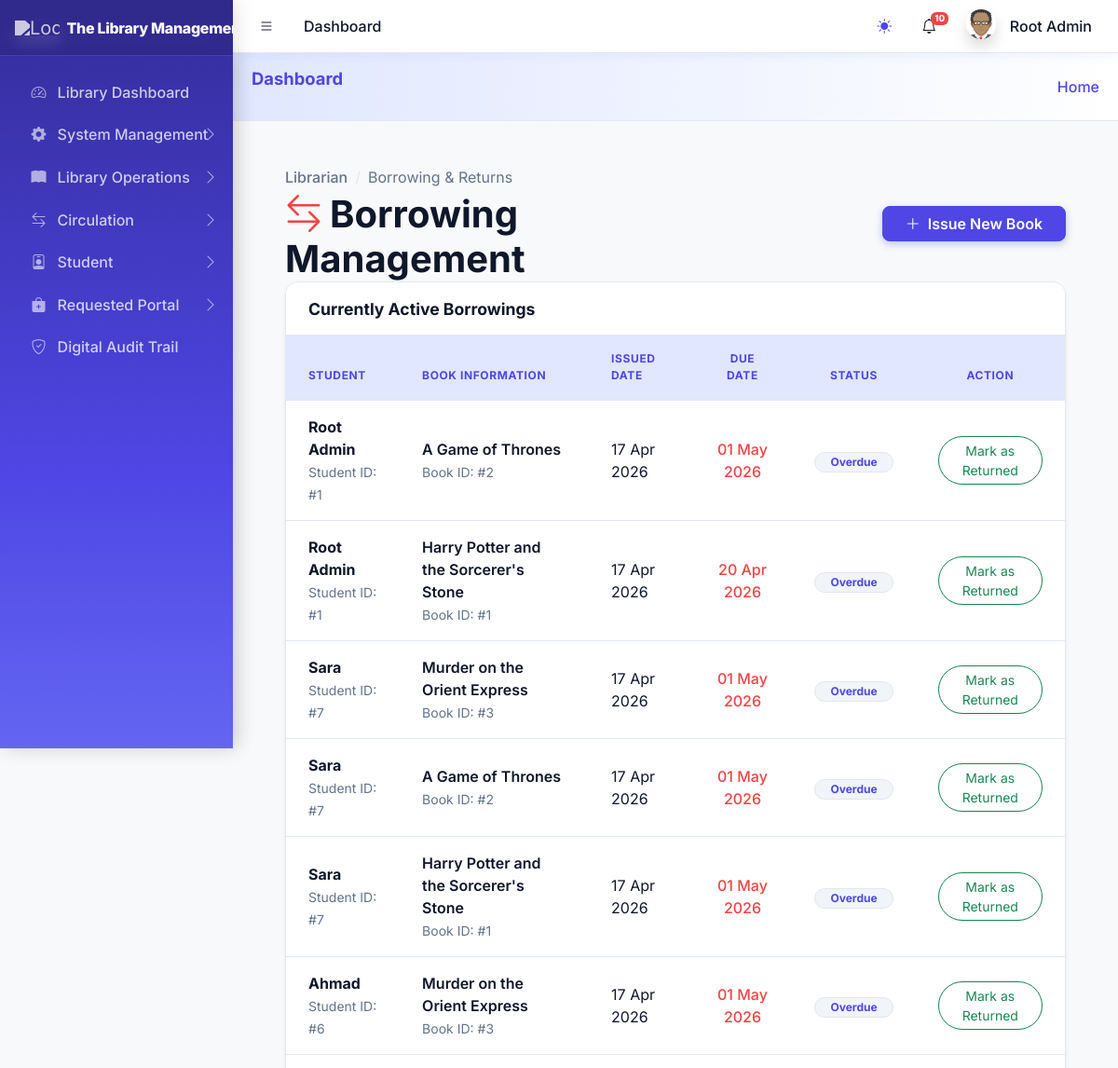
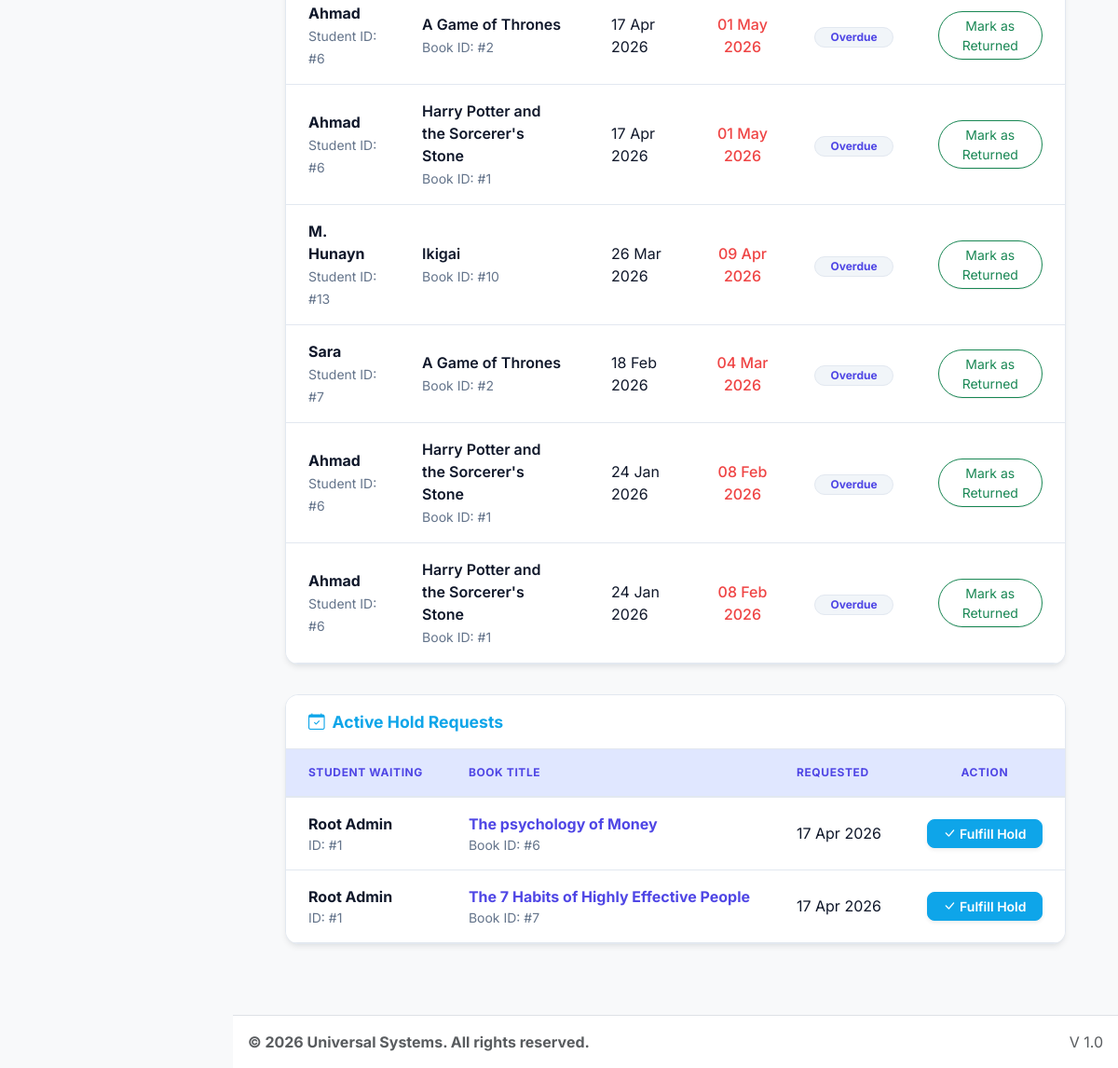
The app's page /dashboards/librarian/borrowing.php (signed in) with its own data (2 pictures, top to bottom).
### tables this page shows
CREATE TABLE `sys_pages` (
  `id` int(11) NOT NULL,
  `parent_id` int(11) DEFAULT 0,
  `page_name` varchar(100) NOT NULL,
  `page_url` varchar(255) DEFAULT '#',
  `icon_class` varchar(50) DEFAULT 'bi bi-circle',
  `sort_order` int(11) DEFAULT 0
);

CREATE TABLE `lib_borrowings` (
  `id` int(11) NOT NULL,
  `user_id` int(11) NOT NULL,
  `book_id` int(11) NOT NULL,
  `borrow_date` date NOT NULL,
  `due_date` date NOT NULL,
  `return_date` date DEFAULT NULL,
  `fine_amount` decimal(10,2) DEFAULT 0.00,
  `status` enum('borrowed','returned','overdue') DEFAULT 'borrowed',
  `last_reminded_at` timestamp NULL DEFAULT NULL,
  `created_at` timestamp NOT NULL DEFAULT current_timestamp()
);

CREATE TABLE `users` (
  `id` int(11) NOT NULL,
  `name` varchar(100) NOT NULL,
  `email` varchar(100) NOT NULL,
  `avatar` varchar(255) DEFAULT NULL,
  `phone` varchar(20) DEFAULT NULL,
  `password` varchar(255) NOT NULL,
  `role` varchar(50) NOT NULL,
  `department` varchar(100) DEFAULT 'General',
  `identity_no` varchar(50) DEFAULT NULL,
  `fines` decimal(10,2) DEFAULT 0.00,
  `borrow_limit` int(11) DEFAULT 5,
  `registration_no` varchar(50) DEFAULT NULL,
  `is_active` tinyint(1) DEFAULT 1,
  `created_at` timestamp NOT NULL DEFAULT current_timestamp()
);

CREATE TABLE `lib_books` (
  `id` int(11) NOT NULL,
  `title` varchar(255) NOT NULL,
  `author_id` int(11) DEFAULT NULL,
  `category_id` int(11) DEFAULT NULL,
  `isbn` varchar(20) DEFAULT NULL,
  `total_copies` int(11) DEFAULT 1,
  `available_copies` int(11) DEFAULT 1,
  `cover_image` varchar(255) DEFAULT NULL,
  `status` enum('available','low_stock','out_of_stock') DEFAULT 'available',
  `is_issueable` tinyint(1) DEFAULT 1,
  `fine_per_day` decimal(10,2) NOT NULL DEFAULT 10.00,
  `book_type` varchar(50) DEFAULT 'Textbook',
  `created_at` timestamp NOT NULL DEFAULT current_timestamp()
);

CREATE TABLE `lib_reservations` (
  `id` int(11) NOT NULL,
  `user_id` int(11) NOT NULL,
  `book_id` int(11) NOT NULL,
  `reserved_at` timestamp NOT NULL DEFAULT current_timestamp(),
  `status` enum('pending','fulfilled','cancelled') DEFAULT 'pending'
);

### core/library_functions.php (called while the page is built, shortened)
<?php
class Library {
    private $pdo;
    public function __construct($pdo) {
        $this->pdo = $pdo;
    }
    public function getActiveBorrowings() {
        return $this->pdo->query("SELECT br.*, b.title, u.name as student_name FROM lib_borrowings br JOIN lib_books b ON br.book_id = b.id JOIN users u ON br.user_id = u.id WHERE br.status != 'returned' ORDER BY br.borrow_date DESC")->fetchAll();
    }
    public function getAllPendingReservations() {
        return $this->pdo->query("SELECT r.*, b.title, u.name as student_name, u.email as student_email, u.phone as student_phone FROM lib_reservations r JOIN lib_books b ON r.book_id = b.id JOIN users u ON r.user_id = u.id WHERE r.status = 'pending' ORDER BY r.reserved_at ASC")->fetchAll();
    }
}
?>

### dashboards/librarian/borrowing.php (the view, shortened to what this page needs)
<?php
require_once '../../includes/header.php';
require_once '../../core/library_functions.php';
$lib = new Library($pdo);
$activeBorrowings = $lib->getActiveBorrowings();
$reservations = $lib->getAllPendingReservations();
?>
<div class="content-header px-4 pt-4">
    <div class="container-fluid">
        <div class="row align-items-center">
            <div class="col-sm-6">
                <nav aria-label="breadcrumb">
                    <ol class="breadcrumb mb-1">
                        <li class="breadcrumb-item"><a href="#" class="text-decoration-none text-muted">Librarian</a></li>
                        <li class="breadcrumb-item active">Borrowing & Returns</li>
                    </ol>
                </nav>
                <h1 class="m-0 fw-bold text-dark"><i class="bi bi-arrow-left-right me-2 text-danger"></i>Borrowing Management</h1>
            </div>
            <div class="col-sm-6 text-end">
                <button class="btn btn-primary px-4 shadow-sm" data-bs-toggle="modal" data-bs-target="#checkoutModal">
                    <i class="bi bi-plus-lg me-2"></i>Issue New Book
                </button>
            </div>
        </div>
    </div>
</div>
<div class="content px-4">
    <div class="container-fluid">
        <div class="card glass-card">
            <div class="card-header bg-white border-0 py-3">
                <h5 class="card-title fw-bold m-0 text-dark">Currently Active Borrowings</h5>
            </div>
            <div class="card-body p-0">
                <div class="table-responsive">
                    <table class="table table-custom mb-0">
                        <thead>
                            <tr>
                                <th>Student</th>
                                <th>Book Information</th>
                                <th>Issued Date</th>
                                <th class="text-center">Due Date</th>
                                <th class="text-center">Status</th>
                                <th class="text-center">Action</th>
                            </tr>
                        </thead>
                        <tbody>
                            <?php if (empty($activeBorrowings)): ?>
                                <tr><td colspan="6" class="text-center py-5 text-muted">No books are currently on loan.</td></tr>
                            <?php else: foreach ($activeBorrowings as $loan): ?>
                                <tr>
                                    <td>
                                        <div class="fw-bold"><?= htmlspecialchars($loan['student_name']) ?></div>
                                        <span class="text-muted small">Student ID: #<?= $loan['user_id'] ?></span>
                                    </td>
                                    <td>
                                        <div class="fw-semibold"><?= htmlspecialchars($loan['title']) ?></div>
                                        <span class="text-muted small">Book ID: #<?= $loan['book_id'] ?></span>
                                    </td>
                                    <td><?= date('d M Y', strtotime($loan['borrow_date'])) ?></td>
                                    <td class="text-center">
                                        <span class="fw-medium <?= (strtotime($loan['due_date']) < time()) ? 'text-danger' : '' ?>">
                                            <?= date('d M Y', strtotime($loan['due_date'])) ?>
                                        </span>
                                    </td>
                                    <td class="text-center">
                                        <?php if ($loan['status'] == 'overdue'): ?>
                                            <span class="badge badge-soft-danger rounded-pill px-3">Overdue</span>
                                        <?php else: ?>
                                            <span class="badge badge-soft-success rounded-pill px-3">Active</span>
                                        <?php endif; ?>
                                    </td>
                                    <td class="text-center">
                                        <a href="?checkin=<?= $loan['id'] ?>" class="btn btn-sm btn-outline-success px-3 rounded-pill" onclick="return confirm('Confirm book return and return to inventory?')">
                                            Mark as Returned
                                        </a>
                                    </td>
                                </tr>
                            <?php endforeach; endif; ?>
                        </tbody>
                    </table>
                </div>
            </div>
        </div>
        <div class="card glass-card border-info mt-4">
            <div class="card-header bg-white border-0 py-3">
                <h5 class="card-title fw-bold m-0 text-info"><i class="bi bi-calendar-check me-2"></i>Active Hold Requests</h5>
            </div>
            <div class="card-body p-0">
                <div class="table-responsive">
                    <table class="table table-custom mb-0">
                        <thead>
                            <tr>
                                <th>Student Waiting</th>
                                <th>Book Title</th>
                                <th>Requested</th>
                                <th class="text-center">Action</th>
                            </tr>
                        </thead>
                        <tbody>
                            <?php if (empty($reservations)): ?>
                                <tr><td colspan="4" class="text-center py-4 text-muted">No pending holds found.</td></tr>
                            <?php else: foreach ($reservations as $r): ?>
                                <tr>
                                    <td>
                                        <div class="fw-bold"><?= htmlspecialchars($r['student_name']) ?></div>
                                        <div class="small text-muted">ID: #<?= $r['user_id'] ?></div>
                                    </td>
                                    <td>
                                        <div class="fw-bold text-primary"><?= htmlspecialchars($r['title']) ?></div>
                                        <div class="small text-muted">Book ID: #<?= $r['book_id'] ?></div>
                                    </td>
                                    <td><?= date('d M Y', strtotime($r['reserved_at'])) ?></td>
                                    <td class="text-center">
                                        <button onclick="fulfillHold(<?= $r['id'] ?>)" class="btn btn-sm btn-info text-white rounded-pill px-3 shadow-sm">
                                            <i class="bi bi-check-lg me-1"></i>Fulfill Hold
                                        </button>
                                    </td>
                                </tr>
                            <?php endforeach; endif; ?>
                        </tbody>
                    </table>
                </div>
            </div>
        </div>
    </div>
</div>
<?php require_once '../../includes/footer.php'; ?>

### includes/sidebar.php (shortened to what this page needs)
<aside class="app-sidebar bg-body-secondary shadow">
    <div class="sidebar-brand d-flex align-items-center justify-content-between px-3">
        <a href="<?= BASE_URL ?>index.php" class="brand-link flex-grow-1">
            <img src="<?= $settings['system_logo'] ?>" alt="Logo" class="brand-image opacity-75 shadow">
            <span class="brand-text fw-light"><?= $settings['system_name'] ?></span>
        </a>
    </div>
    <div class="sidebar-wrapper">
        <nav class="mt-2">
            <ul class="nav sidebar-menu flex-column" data-lte-toggle="treeview" role="menu" data-accordion="false">
                <?php
                function isMenuPageActive($pdo, $pageId, $currentBasename, $userRole)
                {
                    $stmt = $pdo->prepare("SELECT page_url FROM sys_pages WHERE id = ?");
                    $stmt->execute([$pageId]);
                    $page = $stmt->fetch();
                    $sql = "
                        SELECT p.id FROM sys_pages p
                        JOIN role_access ra ON p.id = ra.page_id
                        WHERE p.parent_id = ? AND ra.role_key = ?
                    ";
                    $stmt = $pdo->prepare($sql);
                    $stmt->execute([$pageId, $userRole]);
                    $children = $stmt->fetchAll();
                    foreach ($children as $child) {
                        if (isMenuPageActive($pdo, $child['id'], $currentBasename, $userRole)) {
                            return true;
                        }
                    }
                    return false;
                }
                function buildMenu($pdo, $parentId = 0, $userRole, $currentBasename, $skipIds = [])
                {
                    $sql = "
                        SELECT p.* FROM sys_pages p
                        JOIN role_access ra ON p.id = ra.page_id
                        WHERE p.parent_id = ? AND ra.role_key = ?
                        ORDER BY p.sort_order ASC
                    ";
                    $stmt = $pdo->prepare($sql);
                    $stmt->execute([$parentId, $userRole]);
                    $items = $stmt->fetchAll();
                    foreach ($items as $item) {
                        $childStmt = $pdo->prepare("SELECT COUNT(*) FROM sys_pages WHERE parent_id = ?");
                        $childStmt->execute([$item['id']]);
                        $hasChildren = $childStmt->fetchColumn() > 0;
                        $isActive = isMenuPageActive($pdo, $item['id'], $currentBasename, $userRole);
                        $menuOpen = ($hasChildren && $isActive) ? 'menu-open' : '';
                        $activeClass = $isActive ? 'active' : '';
                        echo '<li class="nav-item ' . $menuOpen . '">';
                        echo '<a href="' . ($hasChildren ? '#' : BASE_URL . $item['page_url']) . '" class="nav-link ' . $activeClass . '">';
                        echo '<i class="nav-icon ' . $item['icon_class'] . '"></i>';
                        echo '<p>' . htmlspecialchars($item['page_name']);
                        if ($hasChildren) {
                            echo '<i class="nav-arrow bi bi-chevron-right"></i>';
                        }
                        echo '</p></a>';
                        if ($hasChildren) {
                            buildMenu($pdo, $item['id'], $userRole, $currentBasename, $skipIds);
                        }
                        echo '</li>';
                    }
                }
                $currentBasename = basename($_SERVER['PHP_SELF']);
                $userRole = $_SESSION['role'] ?? '';
                buildMenu($pdo, 0, $userRole, $currentBasename);
                ?>
            </ul>
        </nav>
    </div>
</aside>

### records on screen
sys_pages: page_name "Library Dashboard"
sys_pages: page_name "System Management"
sys_pages: page_name "Library Operations"
sys_pages: page_name "Circulation"
sys_pages: page_name "Student"
sys_pages: page_name "Requested Portal"
sys_pages: page_name "Digital Audit Trail"
lib_borrowings: user.name "Root Admin", user "1", book.title "A Game of Thrones", book "2", borrow_date "17 Apr 2026", due_date "01 May 2026", status "Overdue"
lib_borrowings: user.name "Root Admin", user "1", book.title "Harry Potter and the Sorcerer's Stone", book "1", borrow_date "17 Apr 2026", due_date "20 Apr 2026", status "Overdue"
lib_borrowings: user.name "Sara", user "7", book.title "Murder on the Orient Express", book "3", borrow_date "17 Apr 2026", due_date "01 May 2026", status "Overdue"
lib_borrowings: user.name "Sara", user "7", book.title "A Game of Thrones", book "2", borrow_date "17 Apr 2026", due_date "01 May 2026", status "Overdue"
lib_borrowings: user.name "Sara", user "7", book.title "Harry Potter and the Sorcerer's Stone", book "1", borrow_date "17 Apr 2026", due_date "01 May 2026", status "Overdue"
lib_borrowings: user.name "Ahmad", user "6", book.title "Murder on the Orient Express", book "3", borrow_date "17 Apr 2026", due_date "01 May 2026", status "Overdue"
lib_borrowings: user.name "Ahmad", user "6", book.title "A Game of Thrones", book "2", borrow_date "17 Apr 2026", due_date "01 May 2026", status "Overdue"
lib_borrowings: user.name "Ahmad", user "6", book.title "Harry Potter and the Sorcerer's Stone", book "1", borrow_date "17 Apr 2026", due_date "01 May 2026", status "Overdue"
lib_borrowings: user.name "M. Hunayn", user "13", book.title "Ikigai", book "10", borrow_date "26 Mar 2026", due_date "09 Apr 2026", status "Overdue"
lib_borrowings: user.name "Sara", user "7", book.title "A Game of Thrones", book "2", borrow_date "18 Feb 2026", due_date "04 Mar 2026", status "Overdue"
lib_borrowings: user.name "Ahmad", user "6", book.title "Harry Potter and the Sorcerer's Stone", book "1", borrow_date "24 Jan 2026", due_date "08 Feb 2026", status "Overdue"
lib_borrowings: user.name "Ahmad", user "6", book.title "Harry Potter and the Sorcerer's Stone", book "1", borrow_date "24 Jan 2026", due_date "08 Feb 2026", status "Overdue"
lib_reservations: user.name "Root Admin", user "1", book.title "The psychology of Money", book "6", reserved_at "17 Apr 2026"
lib_reservations: user.name "Root Admin", user "1", book.title "The 7 Habits of Highly Effective People", book "7", reserved_at "17 Apr 2026"

### other values on screen
$pageTitle "Dashboard"
$unreadCount "10"
$_SESSION['name'] "Root Admin"
$settings['system_name'] "The Library…"
$settings['footer_text'] "© 2026 Universal Systems. All rights reserved."
